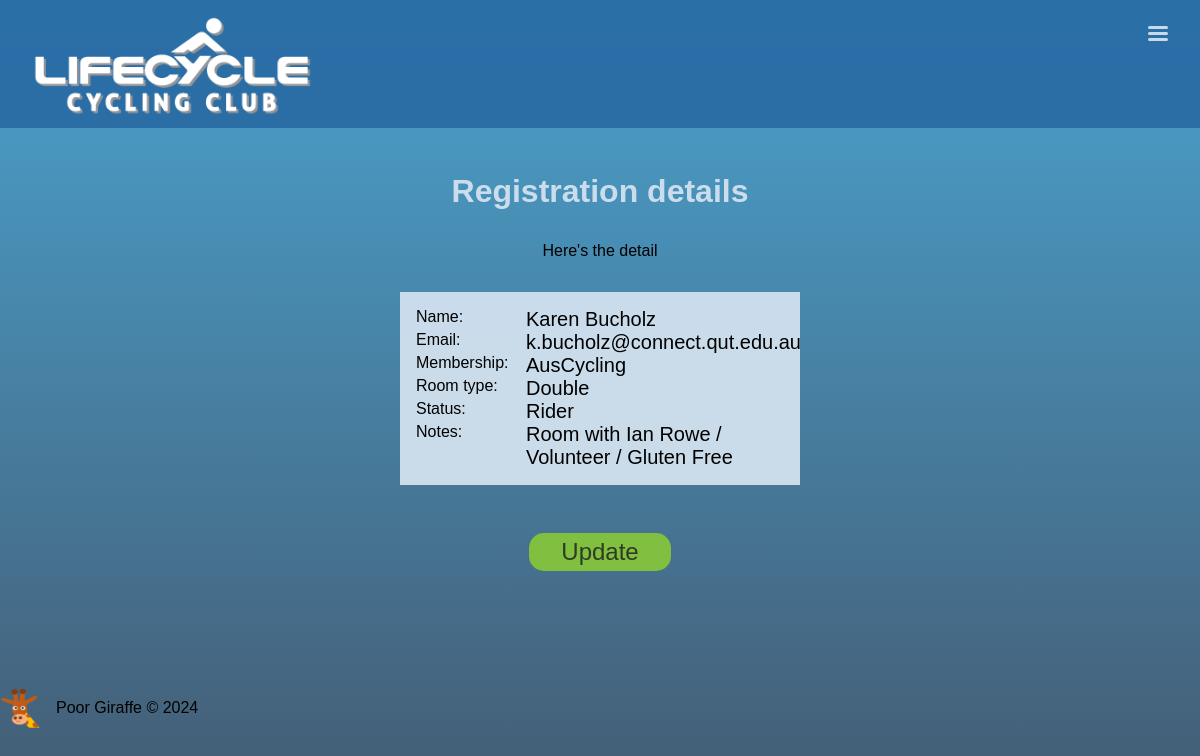
Screenshot of /registrations/70/ with the database file from the repository.
### book/models.py (models this page shows, shortened)
class Registration(models.Model):
	name = models.CharField(max_length=30)
	email = models.EmailField()
	membership = models.ForeignKey(Membership, on_delete=models.CASCADE, null=True)
	status = models.ForeignKey(Status, on_delete=models.CASCADE)
	room = models.ForeignKey(RoomType, on_delete=models.CASCADE)
	notes = models.CharField(max_length=100, blank=True, null=True)

class Membership(models.Model):
	membership = models.CharField(max_length=30)
	def __str__(self):
		return self.membership

class RoomType(models.Model):
	description = models.CharField(max_length=20)
	supplement = models.IntegerField()
	def __str__(self):
		return self.description

class Status(models.Model):
	status = models.CharField(max_length=20)
	def __str__(self):
		return self.status

### book/views.py (the view)
# urls.py: path('registrations/<int:pk>/', registration, name='registration'),
def registration(request, pk):
	registration = get_object_or_404(Registration, id = pk)
	context = {
		'registration': registration,
	}
	return render(request, 'registration.html', context)

### book/template/registration.html (shortened to what this page needs)
{% extends 'base.html' %}
{% load static %}
{% block main %}
	<main>
		<h1>Registration details</h1>
		<p>Here's the detail</p>
		<div class='confirm'>
			<p>Name: <span>{{ registration.name }}</span></p>
			<p>Email: <span>{{ registration.email }}</span></p>
			<p>Membership: <span>{{ registration.membership }}</span></p>
			<p>Room type: <span>{{ registration.room }}</span></p>
			<p>Status: <span>{{ registration.status }}</span></p>
			<p>Notes: <span>{{ registration.notes }}</span></p>
		</div>
		<a href="{% url 'update' registration.id %}"><button>Update</button></a>
	</main>
{% endblock %}

### book/static/base.css (style rules this page uses)
:root { --clr-background: linear-gradient(hsl(200, 58%, 50%, 0.9), hsl(210, 58%, 20%, 0.8)); --clr-card: hsl(200, 60%, 55%, 0.9); --clr-nav: hsl(208, 60%, 40%, 0.9); --clr-green: hsl(90, 50%, 50%); --clr-red: hsl(0, 90%, 50%); --clr-blue: hsl(208, 90%, 45%, 0.9); --clr-yellow: hsl(70, 90%, 50%, 0.9); --clr-white: hsl(208, 50%, 90%, 0.9); --clr-black: hsl(0, 0%, 10%, 0.8); --clr-shadow: hsl(200, 50%, 100%, 0.5); --clr-border: hsl(0, 0%, 100%); }
*, *::before, *::after { box-sizing: border-box; }
a { text-decoration: none; color: inherit; }
* { margin: 0; padding: 0; }
html { font-size: clamp(14px, 2vw, 16px); }
body { width: 100vw; min-height: 100vh; background: var(--clr-background); font-family: Arial, san-serif, HankenGrotesk; font-weight: 300; }
main { width: 100vw; min-height: 60vh; margin: 0 auto; display: flex; gap: 2rem; flex-direction: column; align-items: center; justify-content: center; }
h1 { color: var(--clr-white); margin-top: 0.5rem; }
@media (min-width: 660px) { body { font-size: 16px; } }
@media (min-width: 660px) { main { width: clamp(400px, 90vw, 812px); min-height: 60vh; margin: 0 auto; display: flex; gap: 2rem; flex-direction: column; align-items: center; justify-content: center; } }

### book/static/style.css (style rules this page uses)
.confirm { width: clamp(360px, 95vw, 400px); background: var(--clr-white); padding: 1rem; }
.confirm p { display: grid; grid-template-columns: 110px 1fr; }
.confirm p span { font-size: 1.25rem; }
button { width: 100%; margin: 1rem 0 0 0; padding: 5px 2rem; border: none; border-radius: 15px; font-size: 1.5rem; color: var(--clr-black); background: var(--clr-green); cursor: pointer; }

### rows the page displays
Registration: name "Karen Bucholz", email "k.bucholz@connect.qut.edu.au", membership "AusCycling", room "Double", status "Rider", notes "Room with Ian Rowe / Volunteer / Gluten Free"
